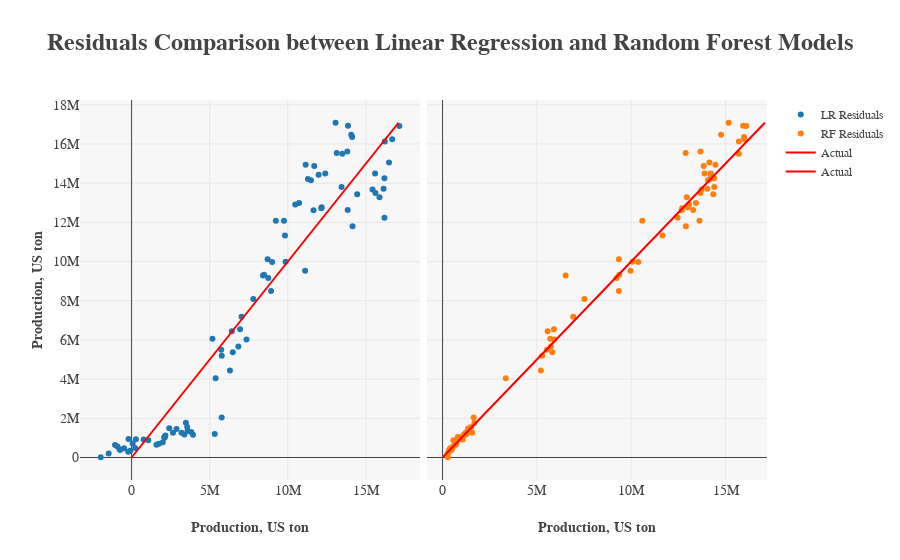

Source (notebook cell):
### Markdown cell above
***
### Model the Problem with Machine Learning Algorithm(s)

### Code cell
# Compare Linear Regression to Random Forest Regression for Florida's sugarcane production
X_FL = FL[["Year", "TMAX", "TMIN", "WDMV", "PRCP", "SNOW"]]
y_FL = FL["Weight"]

X_FL_train, X_FL_test, y_FL_train, y_FL_test = train_test_split(X_FL, y_FL, test_size=0.3, random_state=42)

lr_model_FL = LinearRegression()
rf_model_FL = RandomForestRegressor()

lr_model_FL.fit(X_FL_train, y_FL_train)
rf_model_FL.fit(X_FL_train, y_FL_train)

FL_train = X_FL_train.join(y_FL_train)
m_FL = ols("Weight ~ Year + TMAX + TMIN + WDMV + PRCP + SNOW",FL_train).fit()

print(m_FL.summary())
print()
print("FLORIDA SUGARCANE PRODUCTION VS FLORIDA WEATHER:")
print("  Linear Regression Model Results:")
print("    R^2 train: {0:.4f}".format(lr_model_FL.score(X_FL_train, y_FL_train)))
print("    R^2  test: {0:.4f}".format(lr_model_FL.score(X_FL_test, y_FL_test)))
print("    y-intercept: {}".format(round(lr_model_FL.intercept_, 1)))
print("    {0}-coefficients: {1}".format(u"\u03B2", [round(c, 1) for c in lr_model_FL.coef_]))
print("    Feature variable order: {}".format([x for x in X_FL.columns]))
print()
print("  Random Forest Regression Model Results:")
print("    R^2 train: {0:.4f}".format(rf_model_FL.score(X_FL_train, y_FL_train)))
print("    R^2  test: {0:.4f}".format(rf_model_FL.score(X_FL_test, y_FL_test)))
print("    Feature importances: {}".format([round(p, 4) for p in rf_model_FL.feature_importances_]))
print("    Feature variable order: {}".format([x for x in X_FL.columns]))

lr_y_FL_pred = lr_model_FL.predict(X_FL)
lr_FL_residuals = y_FL - lr_y_FL_pred

rf_y_FL_pred = rf_model_FL.predict(X_FL)
rf_FL_residuals = y_FL - rf_y_FL_pred

trace0 = py.graph_objs.Scatter(name="LR Residuals", x=lr_y_FL_pred, y=y_FL, mode="markers")
trace1 = py.graph_objs.Scatter(name="RF Residuals", x=rf_y_FL_pred, y=y_FL, mode="markers")
trace2 = py.graph_objs.Scatter(name="Actual", x=y_FL, y=y_FL, mode="lines", line=dict(color="red"))

print()
fig = py.tools.make_subplots(rows=1, cols=2, shared_yaxes=True, horizontal_spacing=0.01)
fig.append_trace(trace0, 1, 1)
fig.append_trace(trace1, 1, 2)
fig.append_trace(trace2, 1, 1)
fig.append_trace(trace2, 1, 2)

fig["layout"].update(
    plot_bgcolor="rgb(247,247,247)",
    legend=dict(font=dict(family="serif", size=12)),
    title="<b>Residuals Comparison between Linear Regression and Random Forest Models</b>",
    titlefont=dict(family="serif", size=24),
    yaxis1=dict(title="<b>Production, US ton</b>", titlefont=dict(family="serif", size=14), tickfont=dict(family="serif", size=14)),
    xaxis1=dict(title="<b>Production, US ton</b>".format(u'\xb0'), titlefont=dict(family="serif", size=14),tickfont=dict(family="serif", size=14)),
    xaxis2=dict(title="<b>Production, US ton</b>".format(u'\xb0'), titlefont=dict(family="serif", size=14),tickfont=dict(family="serif", size=14)))

py.offline.iplot(fig)
